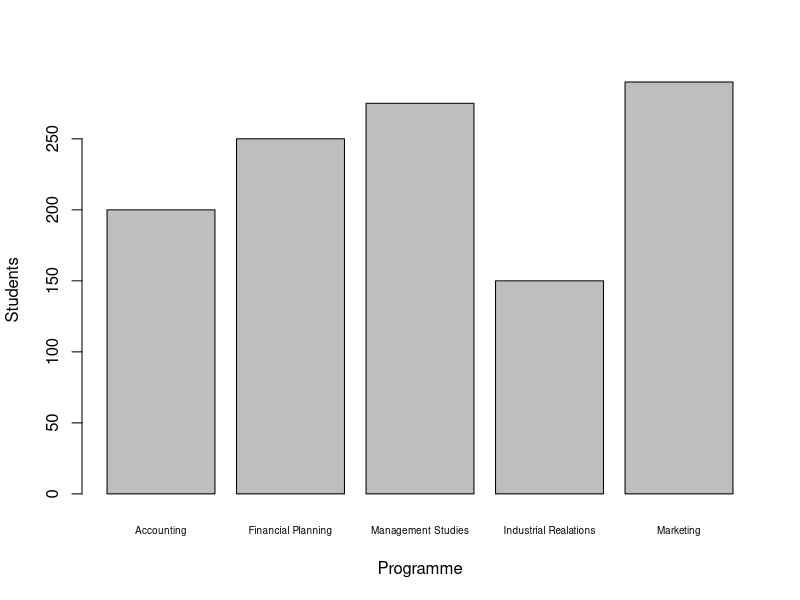
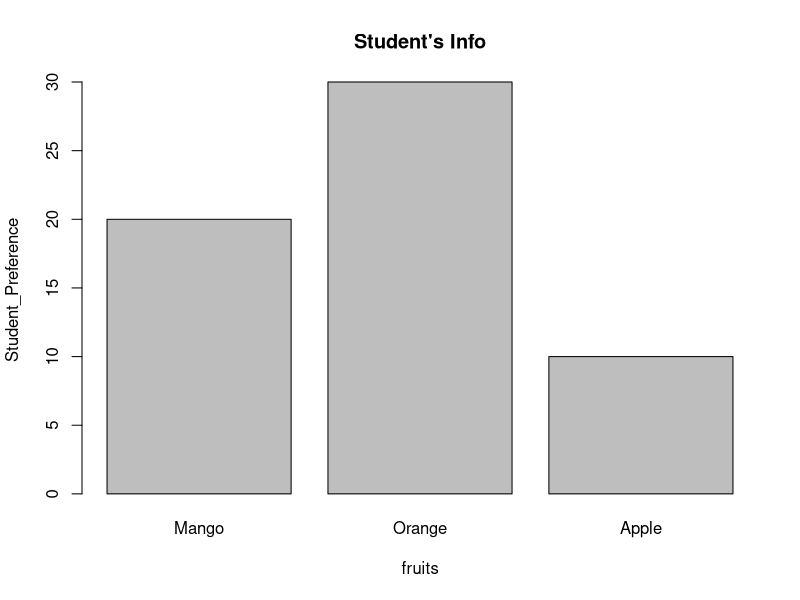
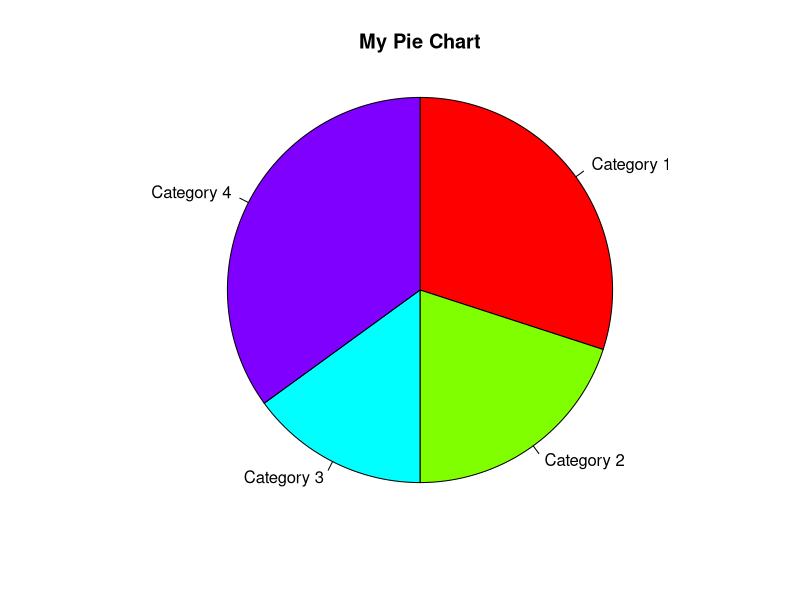
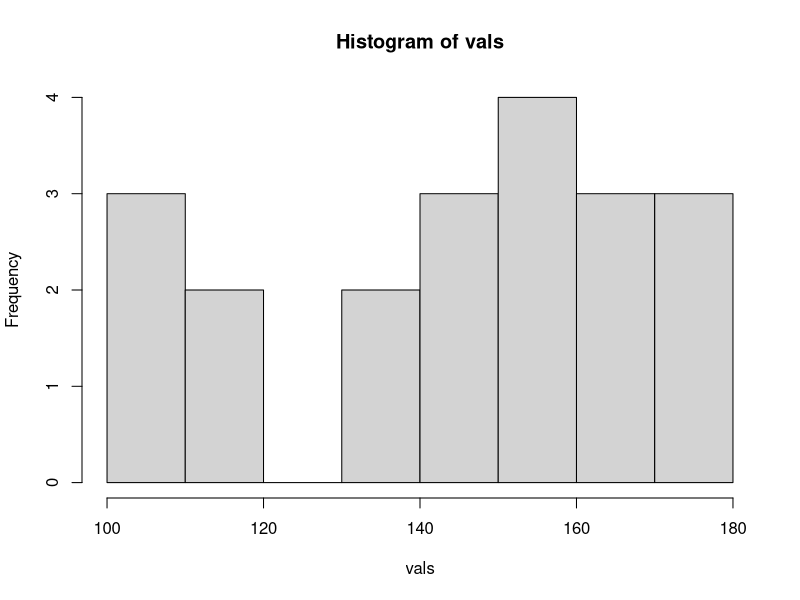
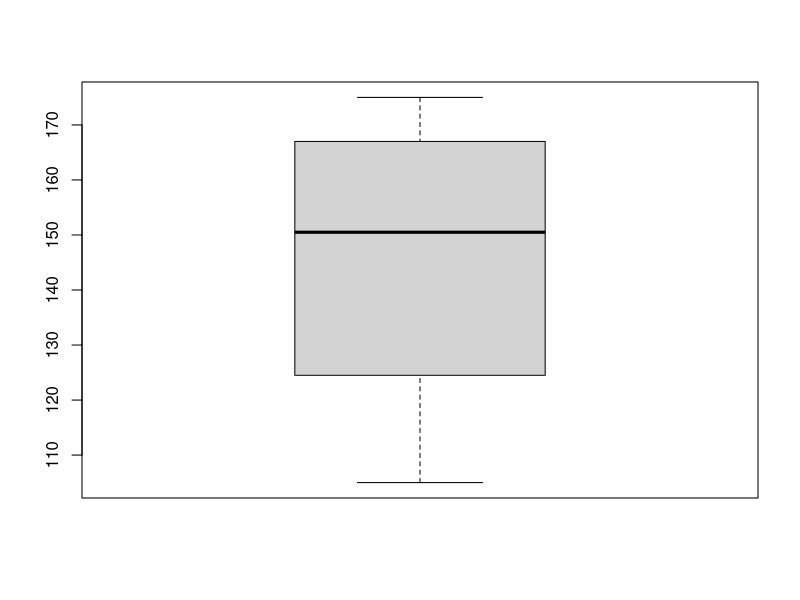
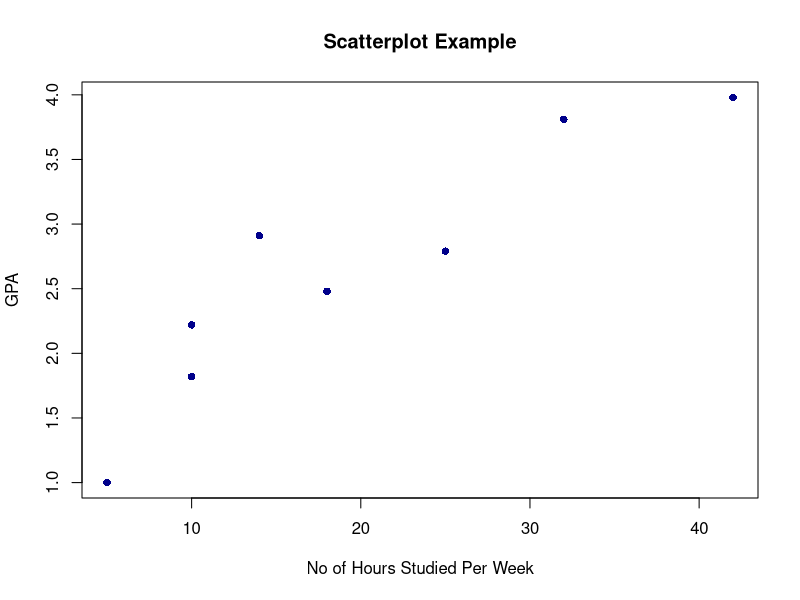

Write the R code that produced these figures, in order.
#-----------------------------------Descriptive Statistics------------------------------

#Descriptive Statistics are methods of organizing, summarizing, and presenting 
#data in a convenient and informative way.

#Graphical Techniques
#Numerical Techiniques

#----------------------------------------Bar Charts------------------------------------

programme <- c("Accounting", "Financial Planning", "Management Studies", "Industrial Realations", "Marketing")
programme

students <- c(200, 250, 275, 150, 290)
students

bar <- cbind(programme, students)
print(bar)

barplot(
  students,
  xlab = "Programme",
  ylab = "Students",
  names.arg = programme,
  cex.names = 0.6
)

#homework

fruits <- c("Mango", "Orange", "Apple")
Student_Preference <- c(20, 30, 10)

barplot(
  Student_Preference,
  xlab = "fruits",
  ylab = "Student_Preference",
  names.arg = fruits,
  main = "Student's Info"
)

#----------------------------Pie Charts------------------------------

#pie(x,labels, radius, main, col, clockwise)

#x - numeric values
#labels - used to give descriptions to the slices
#radius - radius of the graph
#col - indicates the color palette
#main - title of the graph

x <- c(30,20,15,35)
x
labels <- c("Category 1", "Category 2", "Category 3", "Category 4")
labels

pie(x, labels = labels, radius = 1, main="My Pie Chart", col = rainbow(length(x)), clockwise = TRUE)


#------------------------Summarizing Qualitative Data------------------------

#stem and leaf display
#Frequency Tables
#Histogram
#Box Plot
#Scatter Diagrams


#----------------stem and leaf--------------
vals <- c(109, 148, 175, 148, 116, 175, 112, 159, 158, 169, 136, 133, 143, 169, 165, 106, 154, 105, 153, 175)
stem(vals)

#------------------Frequency Table-----------
ranges <- cut(vals, breaks = c(101, 111, 121,131,141,151,161))
frequency_table <- table(ranges)
print(frequency_table)

#----------------Histogram-------------------

#hist(v,main,xlab,xlim,ylim,breaks,col,border)

hist(vals)

#v is a vector containing numeric values used in histogram
#main indicates title of the chart
#xlab is used to give description of x axis
#xlim is used to specify the range of values on the x axis
#ylim is used to specify the range of values on the y axis
#breaks is used to mention the width of each bar
#col is used to set color of the bars
#border is used to set border color of each bar

#----------------BoxPlot------------------------

boxplot(vals)


data <- c(12, 15, 18, 20, 22, 25, 27, 30, 35, 100)

#calculating quartiles and IQR
q <- quantile(data, probs = c(.025, .075))
q

Q1 <- q[1]
Q3 <- q[2]

IQR_Value <- IQR(data)
print(IQR_Value)

#calculating lower and upper bounds for outliers
lower_bound <- Q1 - 1.5 * IQR_Value
upper_bound <- Q3 + 1.5 * IQR_Value
 
#identifying outliers
Outliers <- data[data < lower_bound | data > upper_bound]
print(Outliers)


#------------------Scatter Plots-----------------------

study_hours <- c(14, 42, 10, 32, 5, 10, 25, 18)
study_hours

gpa <- c(2.91, 3.98, 2.22, 3.81, 1.0, 1.82, 2.79, 2.48)
plot(
  study_hours,
  gpa,
  xlab = "No of Hours Studied Per Week",
  ylab = "GPA",
  main = "Scatterplot Example",
  col = "darkblue",
  pch = 16
)


#-------------------------------Exercise 1--------------------------------

ex1_data <- c( sample(1:100, 100, replace = TRUE))
print(ex1_data)

mean(ex1_data)
median(ex1_data)
mode(ex1_data)
percentile_90 = quantile(ex1_data, 0.9)
range(ex1_data)
IQR(ex1_data)
var(ex1_data)
sd(ex1_data)
cov = (sd(ex1_data)/length(ex1_data)) * 100
print(cov)
round(cov,2)
